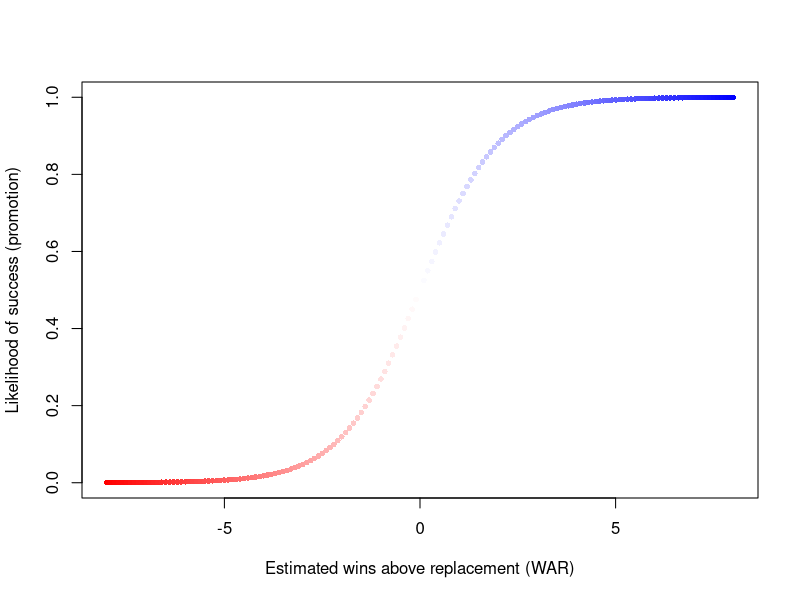
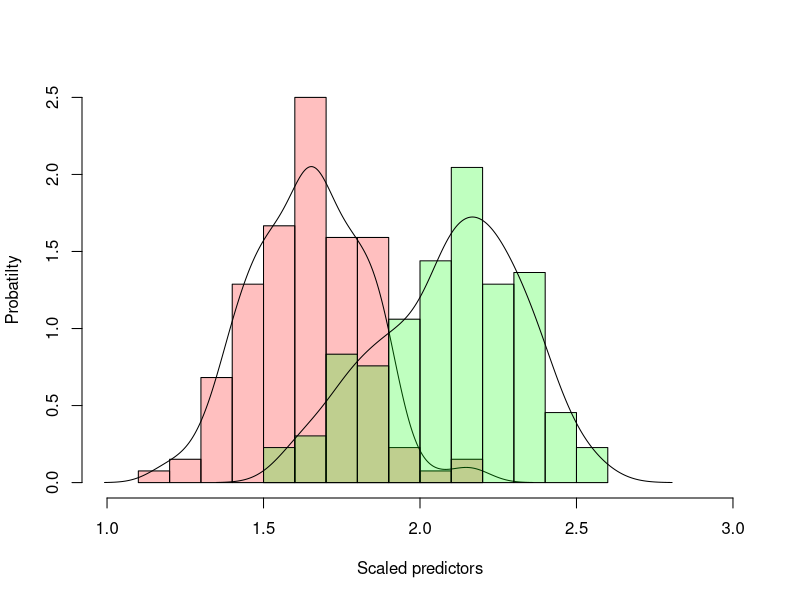
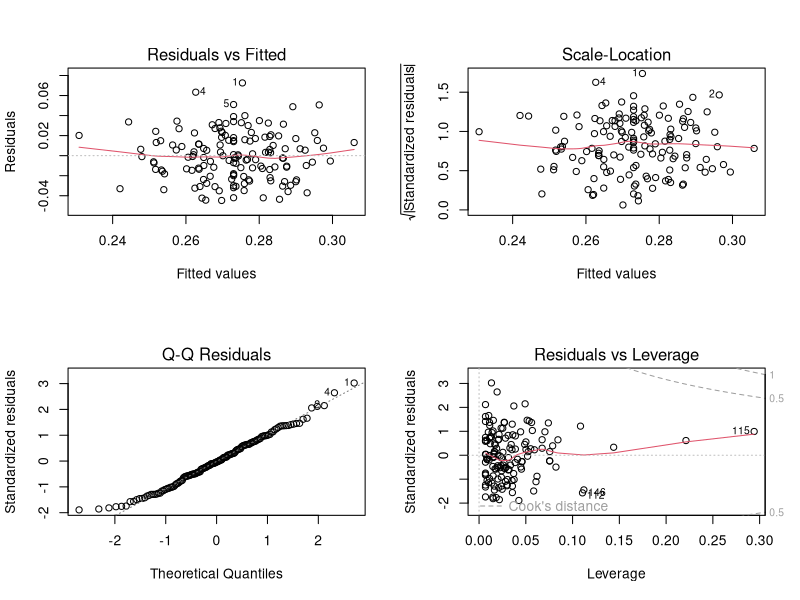
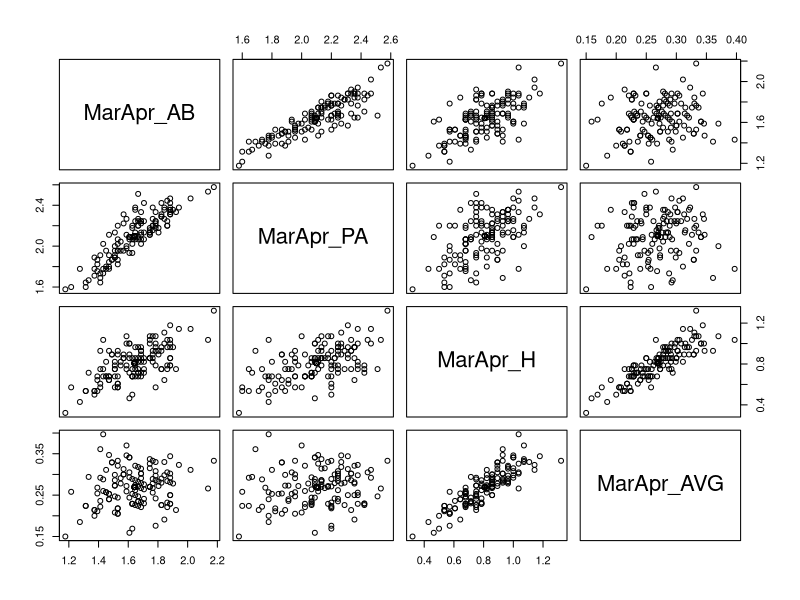

These figures' R source, in order:
# Phillies Baseball R&D Questionnaire
#   for the Senior Quantitative Analyst Position at Philadelphia Phillies
# Submission: November 15, 2016
# Candidate: Meen Chul Kim


# Required Question
# Define sigmoid function
sigmoid <- function(val) {
  return((1 + exp(-val)) ** -1)
}

# Generate mock-up WARs
est.war <- seq(-8, 8, 0.1)

# Return probability of success
prob <- sigmoid(est.war)

# Plot logistic regression
col.func <- colorRampPalette(c("red", "white", "blue"))
plot(est.war, prob, 
     xlab='Estimated wins above replacement (WAR)', 
     ylab='Likelihood of success (promotion)',
     col=col.func(length(prob)),
     pch=16, cex=.75)


# Candidate's Choice Question
# Read in data
batting <- read.csv('data/batting.csv')

# Select rows without corrupted data
data <- subset(batting, MarApr_AB != 0)

# Scale variables by dividing by range
cols <- c('MarApr_AB', 'MarApr_PA', 'MarApr_H')
for (col in cols) {
  data[[col]] <- data[[col]] / diff(range(data[[col]]))  
}

# Histogram the distributions of MarApr_AB and MarApr_PA
hist(data$MarApr_AB, prob=T, xlim=c(1, 3), 
     xlab='Scaled predictors', ylab = 'Probatilty', main='',
     col=rgb(1, 0, 0, .25))
lines(density(data$MarApr_AB))
hist(data$MarApr_PA, add=T, prob=T, col=rgb(0, 1, 0, .25))
lines(density(data$MarApr_PA))

# Convert corruted data to NA
batting[batting == 0] <- NA

# Scale variables
for (col in cols) {
  batting[[col]] <- batting[[col]] / 
    diff(range(batting[[col]], na.rm = T))
}

# Impute means to NA
for (col in cols) {
  batting[[col]][is.na(batting[[col]])] <- 
    mean(batting[[col]], na.rm = T)
}

# Manual imputation for MarApr_AVG
batting$MarApr_AVG[is.na(batting$MarApr_AVG)] <- 
  mean(batting$MarApr_AVG, na.rm = T)

# Multivariate linear regression
model.1 <- lm(FullSeason_AVG ~ 
            MarApr_AB + 
            MarApr_PA + 
            MarApr_H + 
            MarApr_AVG,
          batting)
summary(model.1)

# Diagnostic plots 
layout(matrix(c(1, 2, 3, 4), 2, 2)) 
plot(model.1)

# Plot correlation
plot(batting[2:5])

# Check correlation
cor(batting[2:5])

# Remodel linear regression
model.2 <- lm(FullSeason_AVG ~ MarApr_PA + MarApr_AVG, batting)
summary(model.2)
